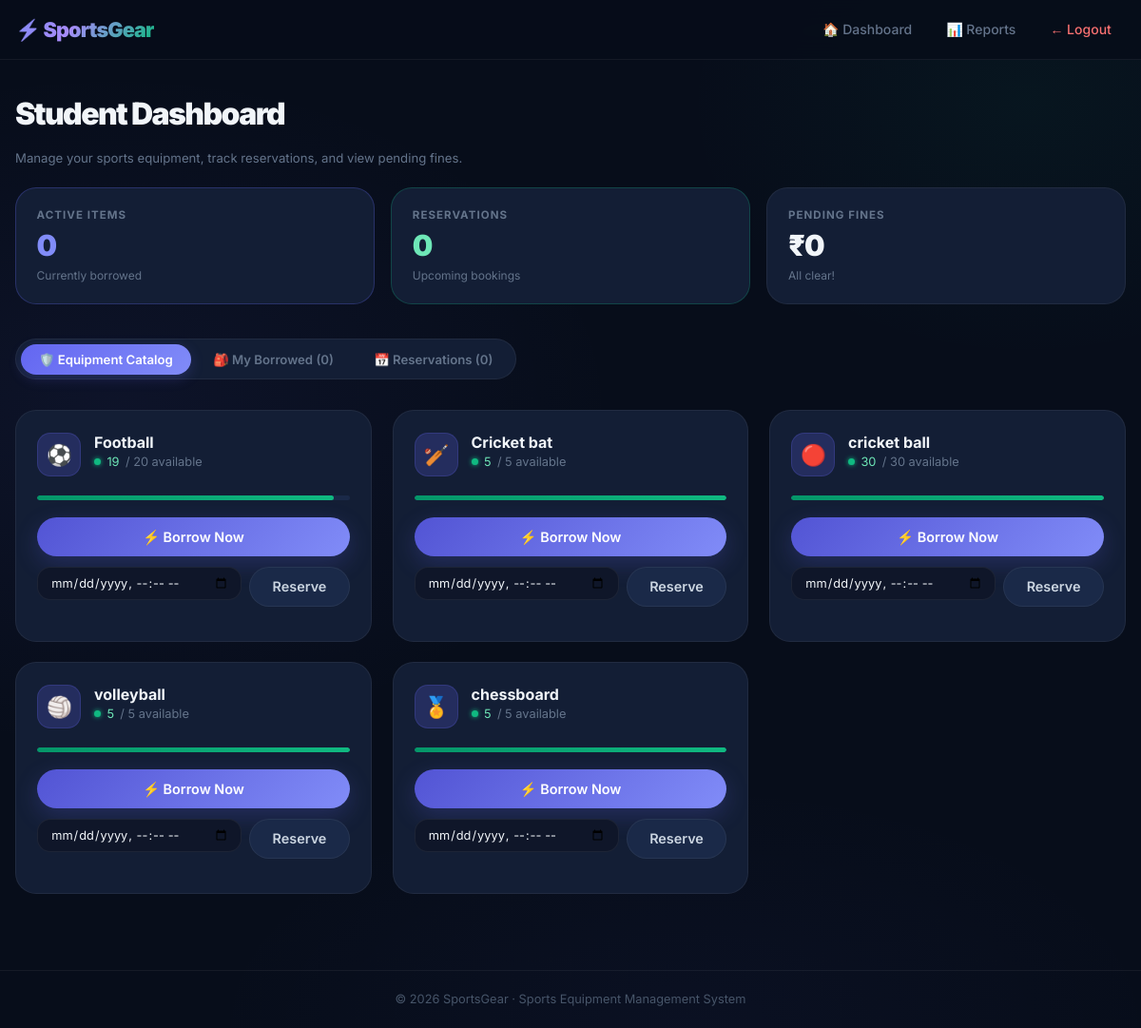
The app's page /student_dashboard (signed in) with its own data.
### tables this page shows
CREATE TABLE equipment (
            id            INTEGER PRIMARY KEY AUTOINCREMENT,
            name          TEXT    NOT NULL,
            total_qty     INTEGER NOT NULL,
            available_qty INTEGER NOT NULL
        );

### app.py (the view)
@app.route('/student_dashboard')
def student_dashboard():
    if 'user_id' not in session:
        return redirect('/login')
    user_id = session['user_id']
    cur = get_db().cursor()
    cur.execute("SELECT * FROM equipment")
    equipment = cur.fetchall()
    cur.execute("""
        SELECT t.id, e.name, t.issue_time, t.expected_return, t.status,
               CAST((julianday('now','localtime') - julianday(t.issue_time)) * 24 AS INTEGER) AS hours_elapsed,
               ROUND((julianday(t.expected_return) - julianday('now','localtime')) * 24, 1)   AS hours_remaining
        FROM transactions t
        JOIN equipment e ON t.equipment_id = e.id
        WHERE t.user_id = ? AND t.status = 'issued'
        ORDER BY t.issue_time DESC
    """, (user_id,))
    borrowed_items = cur.fetchall()
    cur.execute("""
        SELECT t.id, e.name, t.return_time, t.fine, t.expected_return, t.issue_time
        FROM transactions t
        JOIN equipment e ON t.equipment_id = e.id
        WHERE t.user_id = ? AND (t.status = 'late' OR t.fine > 0)
        ORDER BY t.return_time DESC
    """, (user_id,))
    user_fines = cur.fetchall()
    total_fine = sum(row[3] if row[3] else 0 for row in user_fines)
    cur.execute("""
        SELECT r.id, e.name, r.reservation_time, r.status
        FROM reservations r
        JOIN equipment e ON r.equipment_id = e.id
        WHERE r.user_id = ? AND r.status = 'reserved'
        ORDER BY r.reservation_time ASC
    """, (user_id,))
    upcoming_reservations = cur.fetchall()
    min_datetime = datetime.now().strftime('%Y-%m-%dT%H:%M')
    return render_template('student_dashboard.html',
                           equipment=equipment,
                           borrowed_items=borrowed_items,
                           user_fines=user_fines,
                           total_fine=total_fine,
                           upcoming_reservations=upcoming_reservations,
                           min_datetime=min_datetime)

### app.py (called while the page is built)
def get_db():
    if 'db' not in g:
        g.db = sqlite3.connect(DATABASE)
        g.db.row_factory = sqlite3.Row   # rows accessible by index OR column name
    return g.db

### templates/student_dashboard.html (shortened to what this page needs)
{% extends "base.html" %}
{% block content %}
<div class="section-header">
    <div>
        <h1 style="font-size: 2rem;">Student Dashboard</h1>
        <p class="section-sub">Manage your sports equipment, track reservations, and view pending fines.</p>
    </div>
</div>
<div class="stats-grid">
    <div class="stat-card primary">
        <span class="stat-label">Active Items</span>
        <span class="stat-value">{{ borrowed_items|length }}</span>
        <span class="stat-sub">Currently borrowed</span>
    </div>
    <div class="stat-card emerald">
        <span class="stat-label">Reservations</span>
        <span class="stat-value">{{ upcoming_reservations|length }}</span>
        <span class="stat-sub">Upcoming bookings</span>
    </div>
    <div class="stat-card {{ 'danger' if total_fine > 0 else '' }}">
        <span class="stat-label">Pending Fines</span>
        <span class="stat-value">₹{{ total_fine }}</span>
        <span class="stat-sub">{{ 'Clear your dues!' if total_fine > 0 else 'All clear!' }}</span>
    </div>
</div>
<div class="tab-bar">
    <button class="tab-btn active"  id="btn-catalog"      onclick="switchTab('catalog',this)">🛡️ Equipment Catalog</button>
    <button class="tab-btn"         id="btn-borrowed"     onclick="switchTab('borrowed',this)">🎒 My Borrowed ({{ borrowed_items|length }})</button>
    <button class="tab-btn"         id="btn-reservations" onclick="switchTab('reservations',this)">📅 Reservations ({{ upcoming_reservations|length }})</button>
</div>
<div id="tab-catalog" class="tab-panel active">
    {% if equipment %}
    <div class="equipment-grid">
        {% for e in equipment %}
        <div class="equipment-card">
            <div class="eq-header">
                {% set nm = e.name | lower %}
                {% if 'cricket' in nm and 'bat' in nm %}
                    <div class="eq-icon">🏏</div>
                {% elif 'cricket' in nm %}
                    <div class="eq-icon">🔴</div>
                {% elif 'football' in nm %}
                    <div class="eq-icon">⚽</div>
                {% elif 'basket' in nm %}
                    <div class="eq-icon">🏀</div>
                {% elif 'badminton' in nm %}
                    <div class="eq-icon">🏸</div>
                {% elif 'tennis' in nm and 'table' in nm %}
                    <div class="eq-icon">🏓</div>
                {% elif 'tennis' in nm %}
                    <div class="eq-icon">🎾</div>
                {% elif 'volley' in nm %}
                    <div class="eq-icon">🏐</div>
                {% else %}
                    <div class="eq-icon">🏅</div>
                {% endif %}
                <div>
                    <div class="eq-name">{{ e.name }}</div>
                    <div class="eq-avail">
                        {% if e.available_qty > 0 %}
                            <div class="avail-dot green"></div>
                            <span style="color:#6ee7b7;">{{ e.available_qty }}</span> / {{ e.total_qty }} available
                        {% else %}
                            <div class="avail-dot red"></div>
                            <span style="color:#fca5a5;">Out of stock</span>
                        {% endif %}
                    </div>
                </div>
            </div>
            {% set pct = (e.available_qty / e.total_qty * 100) if e.total_qty > 0 else 0 %}
            <div class="bar-track">
                <div class="bar-fill {{ 'high' if pct > 50 else ('mid' if pct > 0 else 'low') }}"
                     style="width:{{ pct | int }}%;"></div>
            </div>
            <div class="eq-actions">
                {% if e.available_qty > 0 %}
                <form action="/issue/{{ e.id }}" method="POST">
                    <button type="submit" class="btn btn-primary" style="width:100%;">
                        ⚡ Borrow Now
                    </button>
                </form>
                {% else %}
                <button class="btn btn-secondary" style="width:100%;opacity:.45;" disabled>Unavailable</button>
                {% endif %}
                <form action="/reserve/{{ e.id }}" method="POST">
                    <div class="reserve-row">
                        <div style="flex:1;">
                            <input type="datetime-local"
                                   name="reservation_time"
                                   min="{{ min_datetime }}"
                                   id="res-{{ e.id }}"
                                   onchange="previewReturn('res-{{ e.id }}','hint-{{ e.id }}')"
                                   required>
                            <div id="hint-{{ e.id }}"
                                 style="font-size:.72rem;color:#6ee7b7;margin-top:.3rem;min-height:1rem;"></div>
                        </div>
                        <button type="submit" class="btn btn-secondary" style="align-self:flex-start;">Reserve</button>
                    </div>
                </form>
            </div>
        </div>
        {% endfor %}
    </div>
    {% else %}
    <div class="empty-state">
        <div class="empty-icon">📭</div>
        <h3>No Equipment Found</h3>
        <p>There is currently no equipment registered. Ask an admin to add items or run the Demo Seeder.</p>
    </div>
    {% endif %}
</div>
{% endblock %}

### records on screen
equipment: name "Football", available_qty "19", total_qty "20", {{ pct | int }} 95 (drawn), {{ e.id }} 1 (drawn)
equipment: name "Cricket bat", available_qty "5", total_qty "5", {{ pct | int }} 100 (drawn)
equipment: name "cricket ball", available_qty "30", total_qty "30", {{ pct | int }} 100 (drawn)
equipment: name "volleyball", available_qty "5", total_qty "5", {{ pct | int }} 100 (drawn)
equipment: name "chessboard", available_qty "5", total_qty "5", {{ pct | int }} 100 (drawn)

### other values on screen
{{ borrowed_items|length }} "0"
{{ upcoming_reservations|length }} "0"
{{ total_fine }} "0"
{{ 'Clear your dues!' if total_fine > 0 else 'All clear!' }} "All clear!"
